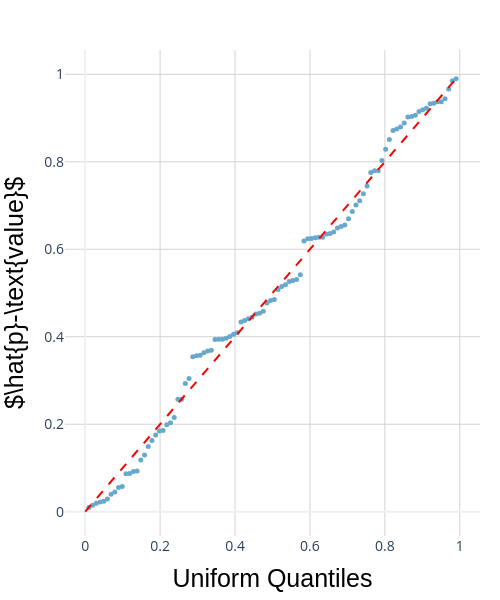

Source (notebook cell):
### Code cell
#Test of non-stationarity - P-value distribution of NULL
example_p_value_list_toc_uniform_null = []
example_toc_bootstrape_result = load_json_app(input_data_store_toc_result[5])
for key in example_toc_bootstrape_result.keys():
    if key != 'observed':
        example_p_value_list_toc_uniform_null.append(example_toc_bootstrape_result[key].pvalue)
fig = qq_plot_uniform([p for p in example_p_value_list_toc_uniform_null if p != None])
fig.write_image('/Users/gulugulu/clock/figures/ayptotic_null_distirbution_toc.pdf')

fig.show()
